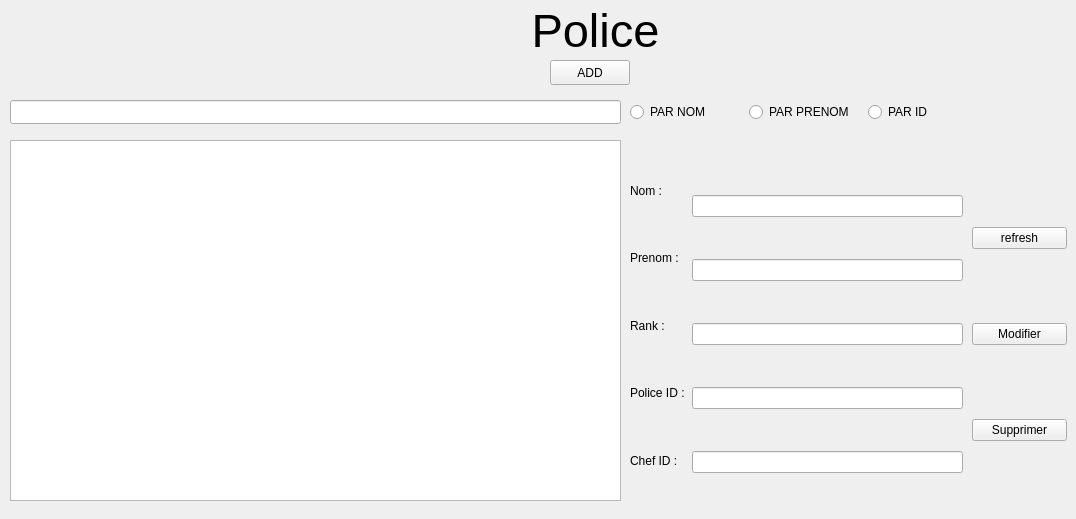
      <widget class="QWidget" name="tab_21">
       <attribute name="title">
        <string>Afficher</string>
       </attribute>
       <widget class="QLabel" name="label_25">
        <property name="geometry">
         <rect>
          <x>490</x>
          <y>-20</y>
          <width>211</width>
          <height>101</height>
         </rect>
        </property>
        <property name="font">
         <font>
          <pointsize>35</pointsize>
         </font>
        </property>
        <property name="lineWidth">
         <number>5</number>
        </property>
        <property name="text">
         <string>Police</string>
        </property>
        <property name="textFormat">
         <enum>Qt::PlainText</enum>
        </property>
        <property name="alignment">
         <set>Qt::AlignCenter</set>
        </property>
       </widget>
       <widget class="QPushButton" name="pb_policetaketoadd">
        <property name="geometry">
         <rect>
          <x>550</x>
          <y>60</y>
          <width>80</width>
          <height>25</height>
         </rect>
        </property>
        <property name="text">
         <string>ADD</string>
        </property>
       </widget>
       <widget class="QTableView" name="tableViewpolice">
        <property name="geometry">
         <rect>
          <x>10</x>
          <y>140</y>
          <width>611</width>
          <height>361</height>
         </rect>
        </property>
       </widget>
       <widget class="QWidget" name="layoutWidget_2">
        <property name="geometry">
         <rect>
          <x>630</x>
          <y>160</y>
          <width>61</width>
          <height>331</height>
         </rect>
        </property>
        <layout class="QVBoxLayout" name="verticalLayout_5">
         <item>
          <widget class="QLabel" name="label_26">
           <property name="text">
            <string>Nom :</string>
           </property>
          </widget>
         </item>
         <item>
          <widget class="QLabel" name="label_27">
           <property name="text">
            <string>Prenom :</string>
           </property>
          </widget>
         </item>
         <item>
          <widget class="QLabel" name="label_28">
           <property name="text">
            <string>Rank :</string>
           </property>
          </widget>
         </item>
         <item>
          <widget class="QLabel" name="label_29">
           <property name="text">
            <string>Police ID :</string>
           </property>
          </widget>
         </item>
         <item>
          <widget class="QLabel" name="label_30">
           <property name="text">
            <string>Chef ID :</string>
           </property>
          </widget>
         </item>
        </layout>
       </widget>
       <widget class="QWidget" name="layoutWidget_3">
        <property name="geometry">
         <rect>
          <x>692</x>
          <y>159</y>
          <width>271</width>
          <height>351</height>
         </rect>
        </property>
        <layout class="QVBoxLayout" name="verticalLayout_4">
         <item>
          <widget class="QLineEdit" name="le_nompoliceafficher">
           <property name="text">
            <string/>
           </property>
          </widget>
         </item>
         <item>
          <widget class="QLineEdit" name="le_prenompoliceafficher">
           <property name="text">
            <string/>
           </property>
          </widget>
         </item>
         <item>
          <widget class="QLineEdit" name="le_gradeafficher">
           <property name="text">
            <string/>
           </property>
          </widget>
         </item>
         <item>
          <widget class="QLineEdit" name="le_policeidafficher">
           <property name="text">
            <string/>
           </property>
          </widget>
         </item>
         <item>
          <widget class="QLineEdit" name="le_chefidafficher">
           <property name="text">
            <string/>
           </property>
          </widget>
         </item>
        </layout>
       </widget>
       <widget class="QLineEdit" name="le_searchplice">
        <property name="geometry">
         <rect>
          <x>10</x>
          <y>100</y>
          <width>611</width>
          <height>24</height>
         </rect>
        </property>
       </widget>
       <widget class="QWidget" name="layoutWidget_4">
        <property name="geometry">
         <rect>
          <x>630</x>
          <y>100</y>
          <width>351</width>
          <height>24</height>
         </rect>
        </property>
        <layout class="QHBoxLayout" name="horizontalLayout">
         <item>
          <widget class="QRadioButton" name="rb_searchpoliceparnom">
           <property name="text">
            <string>PAR NOM</string>
           </property>
          </widget>
         </item>
         <item>
          <widget class="QRadioButton" name="rb_searchpoliceparprenom">
           <property name="text">
            <string>PAR PRENOM</string>
           </property>
          </widget>
         </item>
         <item>
          <widget class="QRadioButton" name="rb_searchpoliceparid">
           <property name="text">
            <string>PAR ID</string>
           </property>
          </widget>
         </item>
        </layout>
       </widget>
       <widget class="QWidget" name="layoutWidget">
        <property name="geometry">
         <rect>
          <x>972</x>
          <y>159</y>
          <width>95</width>
          <height>351</height>
         </rect>
        </property>
        <layout class="QVBoxLayout" name="verticalLayout_13">
         <item>
          <widget class="QPushButton" name="pb_refreshpolicetable">
           <property name="text">
            <string>refresh</string>
           </property>
          </widget>
         </item>
         <item>
          <widget class="QPushButton" name="pb_policetaketomodifier">
           <property name="text">
            <string>Modifier</string>
           </property>
          </widget>
         </item>
         <item>
          <widget class="QPushButton" name="pb_policesupprimer">
           <property name="text">
            <string>Supprimer</string>
           </property>
          </widget>
         </item>
        </layout>
       </widget>
      </widget>
